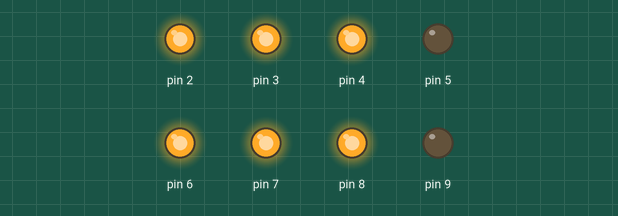
Bench run of a sketch on a simulated Arduino Uno, built with avr-gcc and run on an emulated ATmega328P. Parts: output pins drawn as LEDs (lit = HIGH).

Above: at 0.2 s.
At 1.2 s:
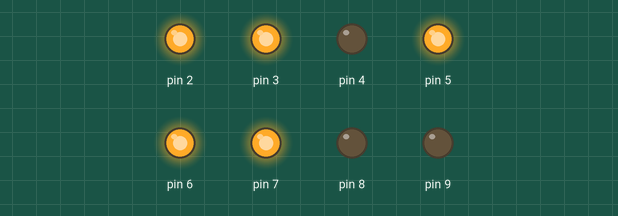
At 1.7 s:
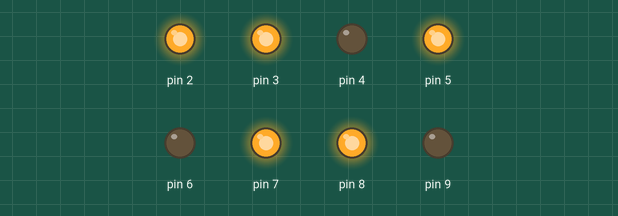
At 2.7 s:
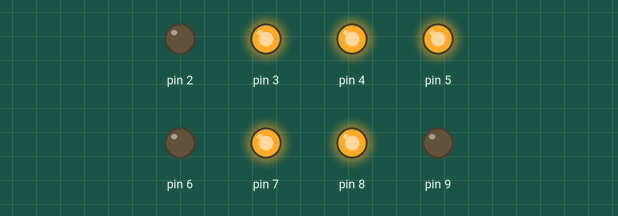
At 4.2 s:
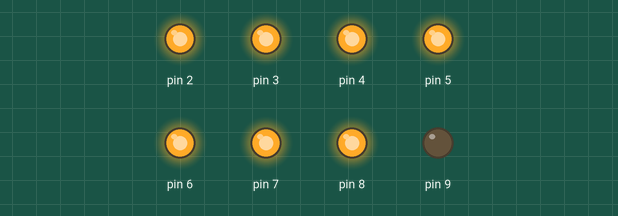
At 5.7 s:
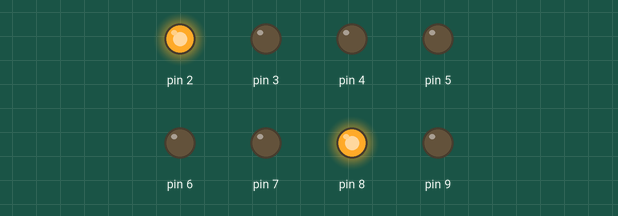
Timing chart, 0 to 6.5 s (numbered marks = the images above):
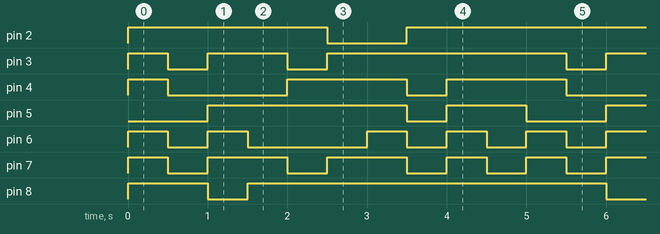

The sketch:

14.displayingNumber_on_8segment_led.ino
```cpp
/*
Beginner kit for Arduino Tutorial: Sample Code 15-1: Displaying numbers on a 8 segment
LED display

An 8-segment LED is a formed of electronic display device for displaying decimal numerals.
It is an alternative to more complex dot matrix displays. By controlling each LED in each
segment connected to a digital pin, numbers can be displayed on this LED.

The 8 segment LED has 10 pins. The 5 pins on the upper position are connected to digital
pin 2 to digital pin 5. The other 5 pins on the lower position with decimal point are
connected to digital pin 6 to 9. 8 resistors are included to limit the current for the LEDs.

nA[8] = {b,a,f,g,e,d,c,DP} -> nN[8]

The sketch below, we created 10 arrays to display 0 to 9. This is a one-dimensional array.
*/
void setup() {
  // put your setup code here, to run once:
  for (int pin = 2; pin <= 9; pin++) {  //define digital pin 2 - 9 as output
    pinMode(pin, OUTPUT);
    digitalWrite(pin, LOW);
    }
}

void loop() {
  // put your main code here, to run repeatedly:

  //display number 0
  int n0[8] = {1,1,1,0,1,1,1,0};
  //display the array of n0[8] in digital pin 2 - 9
  for (int pin = 2; pin <= 9; pin++) {
    digitalWrite(pin, n0[pin-2]);    //n0[pin-2] because index in array starts from 0... and our pins have started with 2 to 9
    }
    delay(500);

    //display number 1
    int n1[8] = {1,0,0,0,0,0,1,0};
    //display the array of n1[8] in digital pin 2 - 9
    for (int pin = 2; pin <= 9; pin++) {
      digitalWrite(pin, n1[pin-2]);
      }
      delay(500);

      //display number 2
      int n2[8] = {1,1,0,1,1,1,0,0};
      //display the array of n2[8] in digital pin 2 - 9
      for (int pin = 2; pin <= 9; pin++) {
        digitalWrite(pin, n2[pin-2]);
        }
        delay(500);

        //display number 3
        int n3[8] = {1,1,0,1,0,1,1,0};
        //display the array of n3[8] in digital pin 2 - 9
        for (int pin = 2; pin <= 9; pin++) {
          digitalWrite(pin, n3[pin-2]);
          }
          delay(500);

          //display number 4
          int n4[8] = {1,0,1,1,0,0,1,0};
          //display the array of n4[8] in digital pin 2 - 9
          for (int pin = 2; pin <= 9; pin++) {
            digitalWrite(pin, n4[pin-2]);
            }
            delay(500);

            //display number 5
            int n5[8] = {0,1,1,1,0,1,1,0};
            //display the array of n5[8] in digital pin 2 - 9
            for (int pin = 2; pin <= 9; pin++) {
              digitalWrite(pin, n5[pin-2]);
              }
              delay(500);

              //display number 6
              int n6[8] = {0,1,1,1,1,1,1,0};
              //display the array of n6[8] in digital pin 2 - 9
              for (int pin = 2; pin <= 9; pin++) {
                digitalWrite(pin, n6[pin-2]);
                }
                delay(500);

                //display number 7
                int n7[8] = {1,1,0,0,0,0,1,0};
                //display the array of n7[8] in digital pin 2 - 9
                for (int pin = 2; pin <= 9; pin++) {
                  digitalWrite(pin, n7[pin-2]);
                  }
                  delay(500);

                  //display number 8
                  int n8[8] = {1,1,1,1,1,1,1,0};
                  //display the array of n8[8] in digital pin 2 - 9
                  for (int pin = 2; pin <= 9; pin++) {
                    digitalWrite(pin, n8[pin-2]);
                    }
                    delay(500);

                    //display number 9
                    int n9[8] = {1,1,1,1,0,0,1,0};
                    //display the array of n9[8] in digital pin 2 - 9
                    for (int pin = 2; pin <= 9; pin++) {
                      digitalWrite(pin, n9[pin-2]);
                      }
                      delay(500);

}
```

Measured:
- by itself, pin 2: repeats every 5.0 s: LOW 1.0 s, HIGH 4.0 s
- by itself, pin 3: repeats every 5.0 s: LOW 0.50 s, HIGH 1.0 s, LOW 0.50 s, HIGH 3.0 s
- by itself, pin 4: repeats every 5.0 s: LOW 1.5 s, HIGH 1.5 s, LOW 0.50 s, HIGH 1.5 s
- by itself, pin 5: repeats every 5.0 s: LOW 0.50 s, HIGH 1.0 s, LOW 1.0 s, HIGH 2.5 s
- by itself, pin 6: repeats every 5.0 s: LOW 0.50 s, HIGH 0.50 s, LOW 1.5 s, 2 × (HIGH 0.50 s, LOW 0.50 s), HIGH 0.50 s
- by itself, pin 7: repeats every 5.0 s: 2 × (LOW 0.50 s, HIGH 1.0 s), 2 × (LOW 0.50 s, HIGH 0.50 s)
- by itself, pin 8: repeats every 5.0 s: LOW 0.50 s, HIGH 4.5 s
